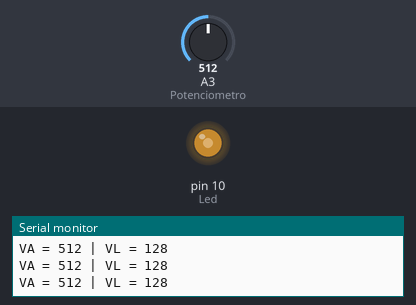
The sketch below on a simulated Arduino Uno, built with avr-gcc and run on an emulated ATmega328P. Shown: output pins drawn as LEDs (lit = HIGH), the last lines printed to the serial monitor. The inputs (shaded band) are chosen by the test bench; at power-on: A3 (Potenciometro) = 512.

Above: at 1.2 s.
1.3 s: A3 (Potenciometro) set to 416
At 1.7 s:
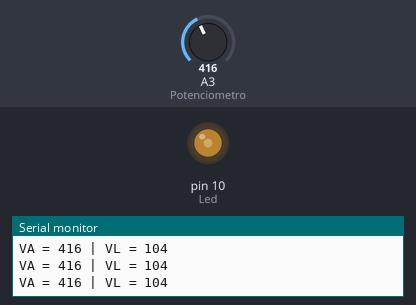
4.3 s: A3 (Potenciometro) set to 386
At 5.2 s:
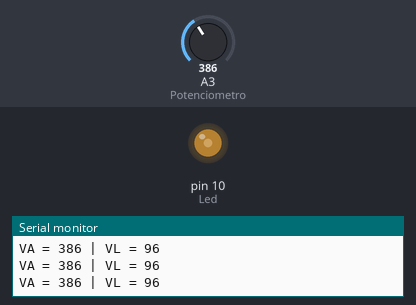
5.8 s: A3 (Potenciometro) set to 992
At 6.2 s:
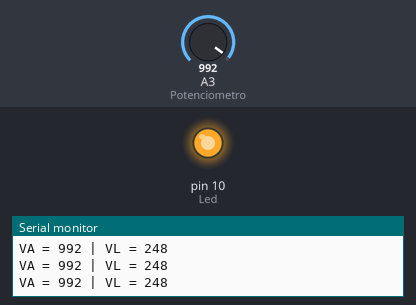
7.3 s: A3 (Potenciometro) set to 1011
At 8.0 s:
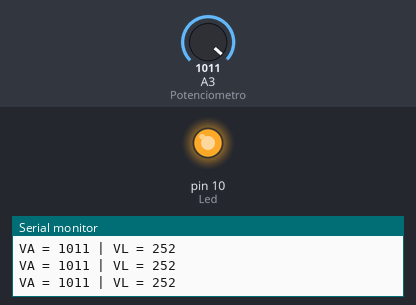
8.8 s: A3 (Potenciometro) set to 716
At 9.8 s:
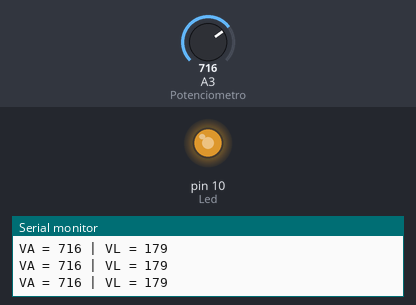
10.3 s: A3 (Potenciometro) set to 122
At 10.9 s:
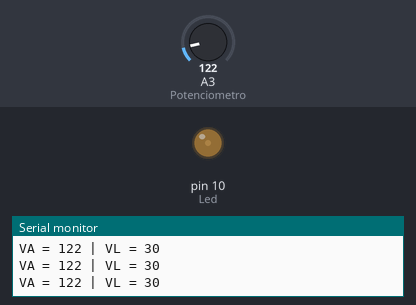
Timing chart, 0 to 12.8 s (numbered marks = the images above; inputs shaded):
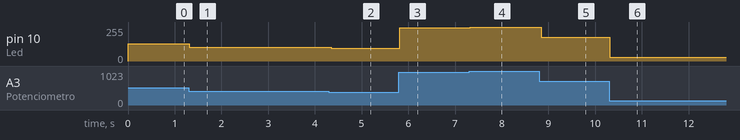

The sketch:

project05.ino
```cpp
#define Led 10
#define Potenciometro A3

int ValorAnalogico = 0;

void setup(){
  Serial.begin(9600);
  pinMode(Led, OUTPUT);
}

void loop(){
  ValorAnalogico = analogRead(Potenciometro);

  analogWrite(Led, ValorAnalogico/4);
  delay(50);

  Serial.print("VA = ");
  Serial.print(ValorAnalogico);
  Serial.print(" | VL = ");
  Serial.println(ValorAnalogico/4);
}
```

Measured:
- after the input at 1.3 s, pin 10 (Led): 128/255 → 104/255 at once
- after the input at 4.3 s, pin 10 (Led): 104/255 → 96/255 after 0.05 s
- after the input at 5.8 s, pin 10 (Led): 96/255 → 248/255 at once
- after the input at 7.3 s, pin 10 (Led): 248/255 → 252/255 at once
- after the input at 8.8 s, pin 10 (Led): 252/255 → 179/255 after 0.05 s
- after the input at 10.3 s, pin 10 (Led): 179/255 → 30/255 at once
